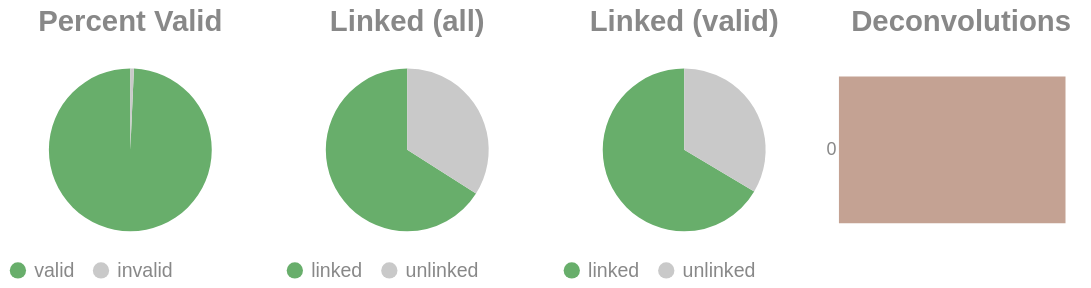

The cell this chart's notebook holds for it:
### Code cell
if SKIPLR:
    pass
else:
    clash = Counter()
    for i in valids['molecule'].to_list():
        _mol = i.split("-")
        if len(_mol) == 1:
            clash.update('0')
        else:
            clash.update(_mol[-1])

    _d = {"deconvolutions": [], 'count': []}
    for k,v in clash.items():
        _d['deconvolutions'].append(k)
        _d['count'].append(v)

    tot_valid = valids['reads'].sum()
    mask = valids['reads'] >= 2
    n_linked_reads = valids.filter(mask)['reads'].sum()
    if n_linked_reads == 0:
        print_html("No linked molecules (>=2 reads) were detected; skipping linked-only distributions.")
        SKIPLR = True
    else:
        perc_valid = round(tot_valid / n_reads, 4)
        linked_perc_abs = round(n_linked_reads / n_reads, 4)
        linked_perc = round(n_linked_reads / tot_valid, 4)

    _valid = pl.DataFrame({"valids": ['valid', 'invalid'], "count": [tot_valid, n_reads - tot_valid]})
    _linked_abs = pl.DataFrame({"linked (absolute)": ['linked', 'unlinked'], "count": [n_linked_reads, n_reads - n_linked_reads]})
    _linked_rel = pl.DataFrame({"linked (valids)": ['linked', 'unlinked'], "count": [n_linked_reads, tot_valid - n_linked_reads]})

    (
        alt.hconcat(
            piechart(_valid, goodval = 'valid', title = "Percent Valid"),
            piechart(_linked_abs, goodval = "linked", title =  "Linked (all)"),
            piechart(_linked_rel, goodval = "linked", title =  "Linked (valid)"),
            convolutionbar(pl.DataFrame(_d), title = "Deconvolutions"),
            center = True,
            bounds = 'flush'
        )
        .resolve_scale(color='independent')
        .resolve_legend('independent')
        .properties(usermeta={'embedOptions': {"actions": False}})
    ).display()

### Figure 1 — Vega-Lite specification as saved in the notebook (floating-point values rounded to 4 significant figures)
{"width": "container", "height": 400, "config": {"title": {"anchor": "start", "dy": -15, "fontSize": 18, "color": "#888888", "subtitleColor": "#888888", "subtitleFontSize": 14}, "arc": {"fill": "#0072B2"}, "axis": {"domainColor": "#888888", "domainWidth": 0.5, "gridWidth": 0.2, "grid": false, "titleFontWeight": 400, "titleFontSize": 15, "labelFontSize": 11, "labelColor": "#888888", "tickColor": "#888888", "tickWidth": 0.2, "titleColor": "#888888"}, "axisBand": {"grid": false}, "axisX": {"grid": true, "tickSize": 10, "domainCap": "round"}, "axisY": {"domain": false, "grid": true, "tickSize": 0, "domainCap": "round"}, "background": "transparent", "header": {"labelFontSize": 15, "labelColor": "#888888", "titleFontSize": 15, "titleFontWeight": 600, "titleColor": "#888888"}, "legend": {"labelFont": "sans-serif", "labelFontSize": 12, "labelColor": "#888888", "symbolSize": 100, "symbolType": "circle", "titleFontSize": 12, "titlePadding": 10, "titleColor": "#888888", "title": null}, "range": {"category": ["#E69F00", "#56B4E9", "#009E73", "#F0E442", "#0072B2", "#D55E00", "#CC79A7", "#000000"], "diverging": ["#cfe8f3", "#a2d4ec", "#73bfe2", "#46abdb", "#1696d2", "#12719e"]}, "area": {"fill": "#0072B2", "fillOpacity": 0.7, "line": true, "strokeOpacity": 0.7}, "line": {"color": "#0072B2", "stroke": "#0072B2", "strokeWidth": 2}, "trail": {"color": "#0072B2", "stroke": "#0072B2", "strokeWidth": 0, "size": 1}, "point": {"filled": true, "fillOpacity": 1.0, "size": 95}, "text": {"color": "#888888", "fontSize": 11, "align": "right", "fontWeight": 400, "size": 11}, "bar": {"fill": "#0072B2", "stroke": null}, "view": {"stroke": null, "continuousWidth": 660, "continuousHeight": 400}}, "hconcat": [{"data": {"name": "data-603db7a7ccd0a4a2ac02d49cc1bef6fb"}, "mark": {"type": "arc"}, "encoding": {"color": {"field": "valids", "legend": {"orient": "bottom", "title": null}, "scale": {"domain": ["valid", "invalid"], "range": ["#68ae6b", "#C9C9C9"]}, "title": "Valids", "type": "nominal"}, "theta": {"field": "count", "type": "quantitative"}, "tooltip": [{"field": "valids", "title": "Valids", "type": "ordinal"}, {"field": "percent", "format": ".2%", "title": "Percent", "type": "quantitative"}, {"field": "count", "title": "Count", "type": "quantitative"}]}, "height": 100, "title": {"text": "Percent Valid", "align": "center", "anchor": "middle"}, "transform": [{"calculate": "datum.count / 15404880", "as": "percent"}], "width": 150}, {"data": {"name": "data-2c8ae56c3bb080a69b9b6299cde79fe4"}, "mark": {"type": "arc"}, "encoding": {"color": {"field": "linked (absolute)", "legend": {"orient": "bottom", "title": null}, "scale": {"domain": ["linked", "unlinked"], "range": ["#68ae6b", "#C9C9C9"]}, "title": "Linked (Absolute)", "type": "nominal"}, "theta": {"field": "count", "type": "quantitative"}, "tooltip": [{"field": "linked (absolute)", "title": "Linked (Absolute)", "type": "ordinal"}, {"field": "percent", "format": ".2%", "title": "Percent", "type": "quantitative"}, {"field": "count", "title": "Count", "type": "quantitative"}]}, "height": 100, "title": {"text": "Linked (all)", "align": "center", "anchor": "middle"}, "transform": [{"calculate": "datum.count / 15404880", "as": "percent"}], "width": 150}, {"data": {"name": "data-a2a901a286b7d96437d86e22a461c17c"}, "mark": {"type": "arc"}, "encoding": {"color": {"field": "linked (valids)", "legend": {"orient": "bottom", "title": null}, "scale": {"domain": ["linked", "unlinked"], "range": ["#68ae6b", "#C9C9C9"]}, "title": "Linked (Valids)", "type": "nominal"}, "theta": {"field": "count", "type": "quantitative"}, "tooltip": [{"field": "linked (valids)", "title": "Linked (Valids)", "type": "ordinal"}, {"field": "percent", "format": ".2%", "title": "Percent", "type": "quantitative"}, {"field": "count", "title": "Count", "type": "quantitative"}]}, "height": 100, "title": {"text": "Linked (valid)", "align": "center", "anchor": "middle"}, "transform": [{"calculate": "datum.count / 15295753", "as": "percent"}], "width": 150}, {"data": {"name": "data-34abdde87c93abfcba6761bf91c6a748"}, "mark": {"type": "bar"}, "encoding": {"color": {"field": "deconvolutions", "legend": null, "scale": {"scheme": "lightgreyred"}, "type": "nominal"}, "tooltip": [{"field": "deconvolutions", "title": "Deconvolutions", "type": "ordinal"}, {"field": "percent", "format": ".2%", "title": "Percent", "type": "quantitative"}, {"field": "count", "title": "Count", "type": "quantitative"}], "x": {"axis": null, "field": "count", "type": "quantitative"}, "y": {"field": "deconvolutions", "sort": "ascending", "title": null, "type": "nominal"}}, "height": 100, "title": {"text": "Deconvolutions", "align": "center", "anchor": "middle"}, "transform": [{"calculate": "datum.count / 7417980", "as": "percent"}], "width": 150}], "bounds": "flush", "center": true, "resolve": {"legend": {"angle": "independent"}, "scale": {"color": "independent"}}, "usermeta": {"embedOptions": {"actions": false}}, "$schema": "https://vega.github.io/schema/vega-lite/v6.1.0.json", "datasets": {"data-603db7a7ccd0a4a2ac02d49cc1bef6fb": [{"valids": "valid", "count": 15295753}, {"valids": "invalid", "count": 109127}], "data-2c8ae56c3bb080a69b9b6299cde79fe4": [{"linked (absolute)": "linked", "count": 10167225}, {"linked (absolute)": "unlinked", "count": 5237655}], "data-a2a901a286b7d96437d86e22a461c17c": [{"linked (valids)": "linked", "count": 10167225}, {"linked (valids)": "unlinked", "count": 5128528}], "data-34abdde87c93abfcba6761bf91c6a748": [{"deconvolutions": "0", "count": 7417980}]}}
